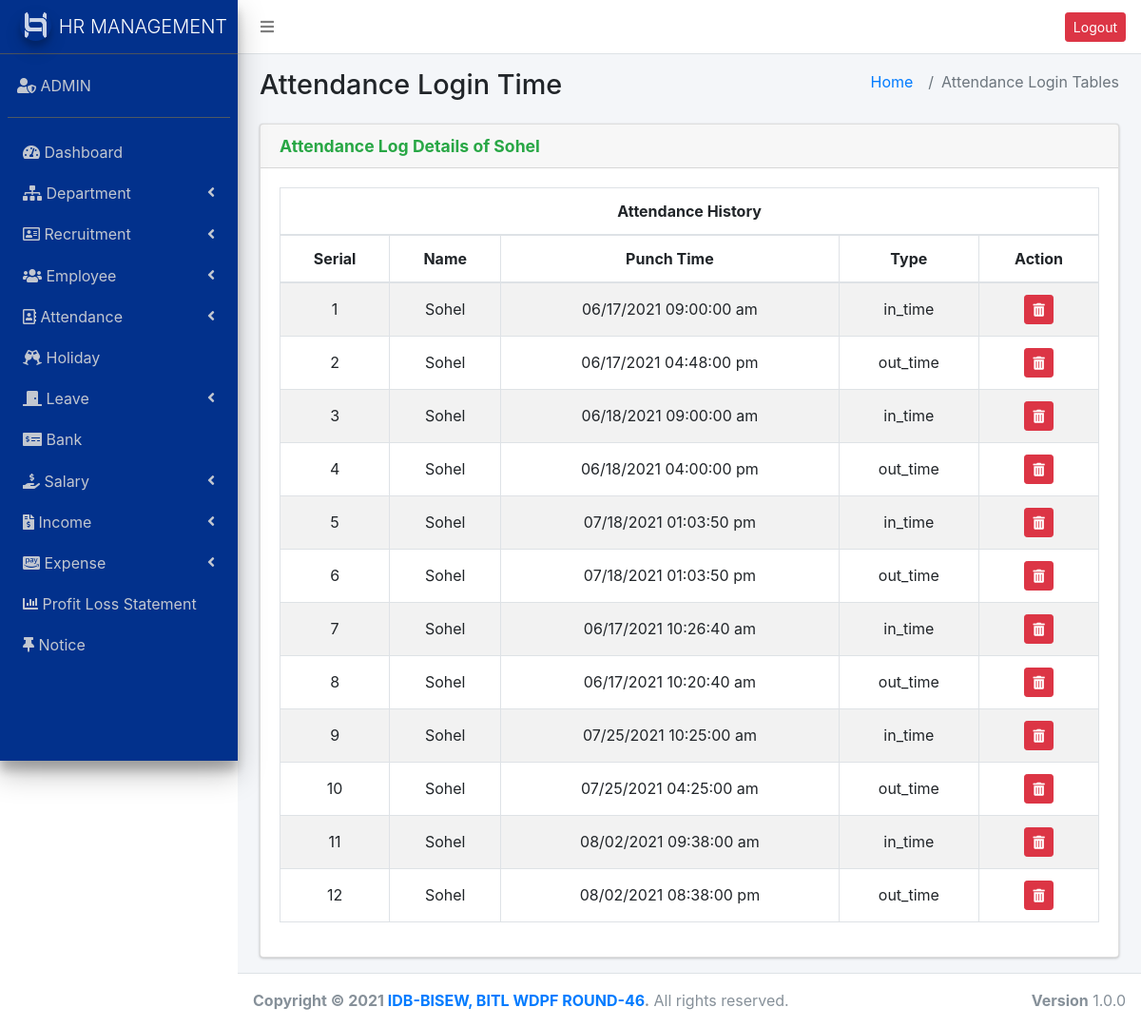
Screenshot of /attendance_log.php?empid=1 (signed in) with the database file from the repository.
### tables this page shows
CREATE TABLE `employee` (
  `empID` int(11) NOT NULL,
  `dptID` int(11) NOT NULL,
  `name` varchar(255) NOT NULL,
  `email` varchar(255) NOT NULL,
  `phone` varchar(20) NOT NULL,
  `dob` date NOT NULL,
  `gender` enum('male','female') NOT NULL,
  `address` text NOT NULL,
  `photo` varchar(255) NOT NULL,
  `hire_date` date NOT NULL,
  `designation` int(11) NOT NULL,
  `basic_salary` decimal(10,2) NOT NULL,
  `password` text NOT NULL
);

CREATE TABLE `attendance` (
  `attID` int(11) NOT NULL,
  `empID` int(11) NOT NULL,
  `type` enum('in_time','out_time') NOT NULL,
  `punch_time` datetime NOT NULL
);

### attendance_log.php (the view)
<?php
require_once("header.php");
require_once("sidebar.php");
if(isset($_GET['empid'])){
  $empid = $_GET['empid'];
  $att = $conn->query("SELECT `attID`, attendance.`empID`, employee.name ,`type`,`punch_time` FROM `attendance` JOIN employee ON employee.empID= attendance.empID WHERE attendance.`empID`=$empid");
  $att_select = $conn->query("SELECT `attID`, attendance.`empID`, employee.name ,`type`,`punch_time` FROM `attendance` JOIN employee ON employee.empID= attendance.empID WHERE attendance.`empID`=$empid");
  $att1 = $att_select->fetch_assoc();
}
?>
<section class="content-header">
  <div class="container-fluid">
    <div class="row mb-2">
      <div class="col-sm-6">
        <h1>Attendance Login Time</h1>
      </div>
      <div class="col-sm-6">
        <ol class="breadcrumb float-sm-right">
          <li class="breadcrumb-item"><a href="#">Home</a></li>
          <li class="breadcrumb-item active">Attendance Login Tables</li>
        </ol>
      </div>
    </div>
  </div>
</section>
<section class="content">
  <div class="container-fluid">
    <div class="row">
      <div class="col-md-12">
        <div class="card">
          <div class="card-header">
            <h3 class="card-title mb-0 text-green"><strong>Attendance Log Details of  <?php if(isset($att1['name'])) {echo $att1['name'];} ?></strong></h3>
          </div>
          <div class="card-body">
            <div class="panel-body">
              <div class="table-responsive">
                <table width="100%" class="table table-striped table-bordered table-hover" style="text-align:center">
                    <thead>
                      <tr>
                        <th colspan="7" class="text-center">Attendance History </th>
                      </tr>
                      <tr>
                        <th>Serial</th>
                        <th>Name</th>
                        <th>Punch Time</th>
                        <th>Type</th>
                        <th>Action</th>
                      </tr>
                    </thead>
                    <tbody>
                       <?php
                        $i=1;
                        if(isset ($att)){
                         while($att2 = $att->fetch_assoc()){
                         ?>
                           <tr>
                              <td class="align-middle"><?php echo $i++; ?></td>
                              <td class="align-middle"><?php echo $att2['name']; ?></td>
                              <td class="align-middle"><?php echo date('m/d/Y h:i:s a ', strtotime($att2['punch_time'])); ?></td>
                              <td class="align-middle"><?php echo $att2['type']; ?></td>
                              <td class="align-middle">
                                <a href="attendance_log_delete.php?delid=<?php if(isset($att2['attID'])) {echo $att2['attID'];} ?>&emp_id=<?php echo $att2['empID']; ?>" onclick="return confirm('Are You sure to delete this data?')" class="btn btn-sm btn-danger"><i class="fas fa-trash-alt"></i></a>
                              </td>
                            </tr>
                      <?php
                         }
                        }
                       ?>
                    </tbody>
                </table>
              </div>
            </div>
          </div>
        </div>
      </div>
    </div>
  </div>
</section>
<?php require("footer.php"); ?>

### rows the page displays
employee: name "Sohel"
attendance: empID.name "Sohel", punch_time "06/17/2021 09:00:00 am", type "in_time"
attendance: empID.name "Sohel", punch_time "06/17/2021 04:48:00 pm", type "out_time"
attendance: empID.name "Sohel", punch_time "06/18/2021 09:00:00 am", type "in_time"
attendance: empID.name "Sohel", punch_time "06/18/2021 04:00:00 pm", type "out_time"
attendance: empID.name "Sohel", punch_time "07/18/2021 01:03:50 pm", type "in_time"
attendance: empID.name "Sohel", punch_time "07/18/2021 01:03:50 pm", type "out_time"
attendance: empID.name "Sohel", punch_time "06/17/2021 10:26:40 am", type "in_time"
attendance: empID.name "Sohel", punch_time "06/17/2021 10:20:40 am", type "out_time"
attendance: empID.name "Sohel", punch_time "07/25/2021 10:25:00 am", type "in_time"
attendance: empID.name "Sohel", punch_time "07/25/2021 04:25:00 am", type "out_time"
attendance: empID.name "Sohel", punch_time "08/02/2021 09:38:00 am", type "in_time"
attendance: empID.name "Sohel", punch_time "08/02/2021 08:38:00 pm", type "out_time"
